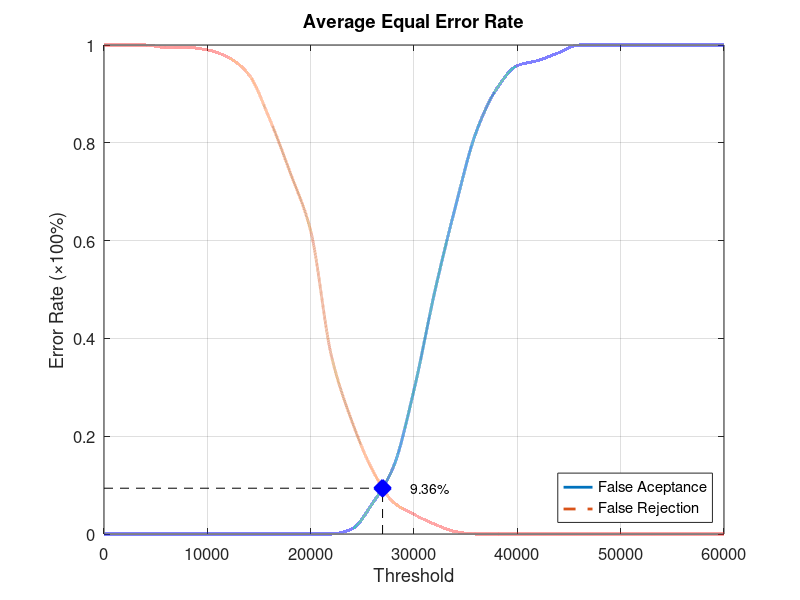
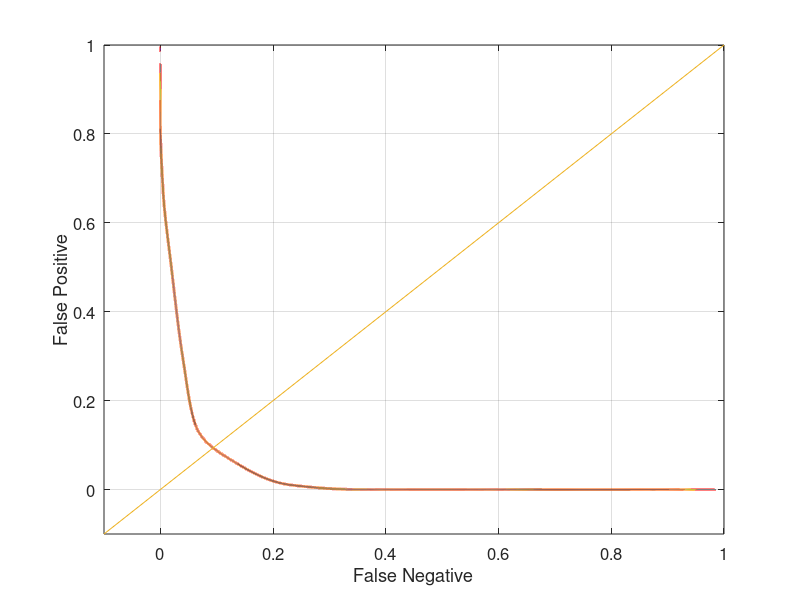

Write MATLAB code to recreate these figures, in order.
function yEER = Database5_2
close all;
clear;
clc;
x = 0:2000:60000;
xq = 0:0.5:60000;

y0 = [0 0 0 0 0 0 0 0 0 0 0 0 0.0105263 0.0631579 0.136842 0.294737 0.494737 0.668421 0.821053 0.910526 0.957895 0.968421 0.984211 1 1 1 1 1 1 1 1];
yy0 = interp1(x, y0, xq, 'pchip');
y1 = [1 1 1 0.995 0.995 0.99 0.975 0.94 0.85 0.74 0.62 0.365 0.23 0.13 0.065 0.04 0.02 0.005 0 0 0 0 0 0 0 0 0 0 0 0 0];
yy1 = interp1(x, y1, xq, 'pchip');

% Calculating EER: 
y2 = abs(y0 - y1);
find(y2 == min(y2))
yy2 = abs(yy0 - yy1);
xEER = find(yy2 == min(yy2));
xEERIndex = xq(xEER) % X-axis EER
yEER = yy0(xEER) % Y-axis EER

main = figure
plot(xq, yy0,'-','LineWidth', 2);	hold on
plot(xq, yy1,'--','LineWidth', 2);	hold on
plot([xEERIndex xEERIndex], [0 yEER], 'k--');	hold on
plot([0 xEERIndex], [yEER yEER], 'k--');	hold on
plot(xEERIndex, yEER, 'bx', 'LineWidth', 10);	hold on
text(xEERIndex + 10 * xEERIndex / 100, yEER, [num2str(round((10000 * yEER)) / 100) '%'])
legend('False Aceptance', 'False Rejection', 'Location', 'SouthEast')
xlabel('Threshold')
ylabel('Error Rate (\times100%)')
title('Average Equal Error Rate')
set(gca, 'FontSize', 12)
axis([0 60000 0 1])
grid on

print(main, 'Database5_2Main', '-dpng');
FNRxFPR = figure('Color', [1 1 1]);
plot(yy1, yy0, '-', yy1, yy0, 'LineWidth', 2);
hold on
y = -0.1:0.1:1
plot(y, y); 
set(gca, 'FontSize', 12)
xlabel('False Negative')
ylabel('False Positive')
axis([-0.1 1 -0.1 1])
set(gca, 'FontSize', 12)
grid on

print(FNRxFPR, 'Database5_2FNRxFPR','-dpng');
end
